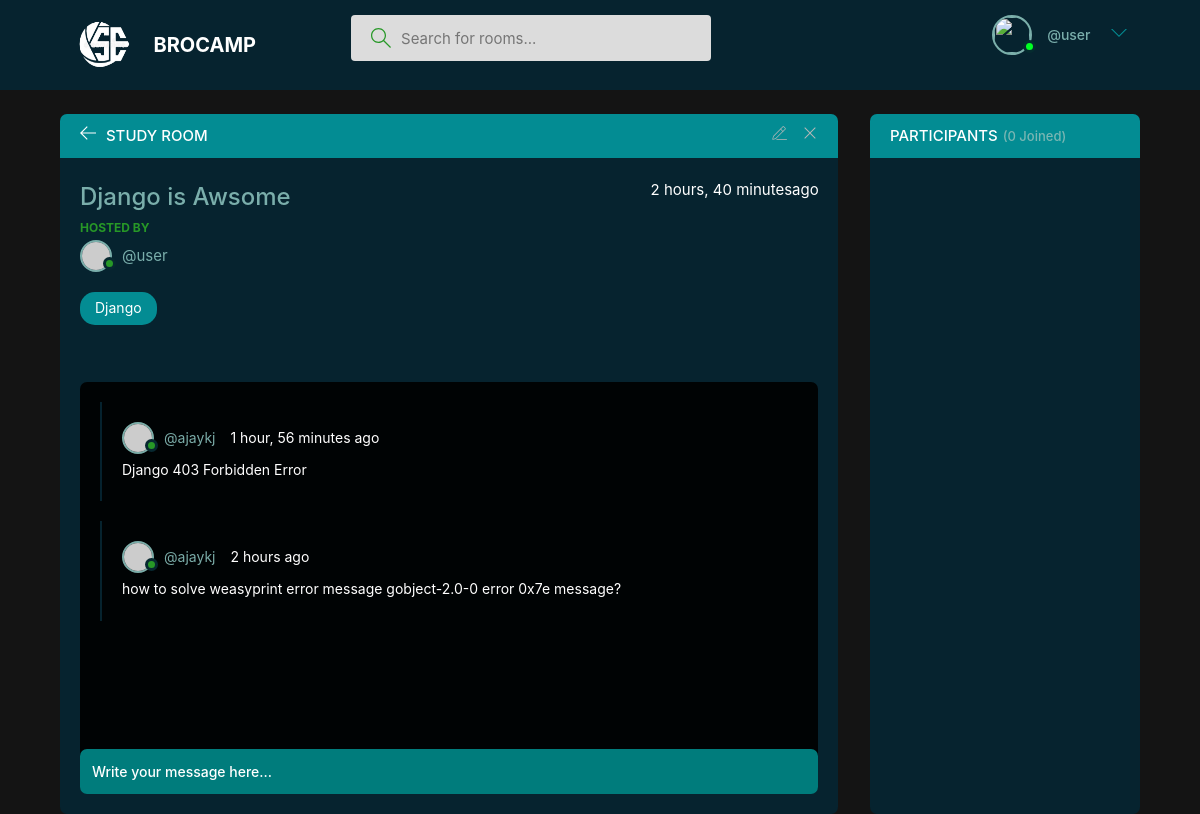
The page /room/18/ (signed in) on the database its author committed.
### base/models.py (models this page shows, shortened)
class Room(models.Model):
    host = models.ForeignKey(User, on_delete=models.SET_NULL,null=True)
    topic = models.ForeignKey(Topic, on_delete=models.SET_NULL,null=True)
    name=models.CharField(max_length=200)
    description = models.TextField(null=True, blank=True)
    participants = models.ManyToManyField(User,related_name='participants', blank=True)
    updated = models.DateTimeField(auto_now=True)
    created = models.DateTimeField(auto_now_add=True)
    class Meta:
        ordering = ['-updated','-created']

class Topic(models.Model):
    name=models.CharField(max_length=200)
    def __str__(self):
        return self.name

class Message(models.Model):
    user = models.ForeignKey(User,on_delete=models.CASCADE)
    room = models.ForeignKey(Room, on_delete=models.CASCADE)
    body = models.TextField()
    updated = models.DateTimeField(auto_now=True)
    created = models.DateTimeField(auto_now_add=True)
    class Meta:
        ordering = ['-updated','-created']

### base/views.py (the view, shortened to what this page needs)
# urls.py: path('room/<str:pk>/',views.room,name='room'),
def room(request, pk):
    room = Room.objects.get(id=pk)
    room_messages = room.message_set.all()
    participants = room.participants.all()
    context = {'room': room, 'room_messages': room_messages,
               'participants': participants}
    return render(request, 'base/room.html', context)

### base/templates/base/room.html (shortened to what this page needs)
{% extends 'index.html' %}
{% block content %}
<main class="profile-page layout layout--2">
  <div class="container">
    <div class="room">
      <div class="room__top">
        <div class="room__topLeft">
          <a href="{% url 'home' %}">
            <svg version="1.1" xmlns="http://www.w3.org/2000/svg" width="32" height="32" viewBox="0 0 32 32">
              <title>arrow-left</title>
              <path
                d="M13.723 2.286l-13.723 13.714 13.719 13.714 1.616-1.611-10.96-10.96h27.625v-2.286h-27.625l10.965-10.965-1.616-1.607z">
              </path>
            </svg>
          </a>
          <h3>Study Room</h3>
        </div>
        {% if room.host == request.user %}
        <div class="room__topRight">
          <a href="{% url 'update-room' room.id %}">
          </a>
          <a href="{% url 'delete-room' room.id %}">
            <svg version="1.1" xmlns="http://www.w3.org/2000/svg" width="32" height="32" viewBox="0 0 32 32">
              <title>remove</title>
              <path
                d="M27.314 6.019l-1.333-1.333-9.98 9.981-9.981-9.981-1.333 1.333 9.981 9.981-9.981 9.98 1.333 1.333 9.981-9.98 9.98 9.98 1.333-1.333-9.98-9.98 9.98-9.981z">
              </path>
            </svg>
          </a>
        </div>
        {% endif %}
      </div>
      <div class="room__box scroll">
        <div class="room__header scroll">
          <div class="room__info">
            <h3>{{room.name}}</h3>
            <span>{{room.created | timesince }}ago</span>
          </div>
          <div class="room__hosted">
            <p>Hosted By</p>
            <a href="{% url 'user-profile' room.host.id %}" class="room__author">
              <div class="avatar avatar--small">
                <img src="https://randomuser.me/api/portraits/men/37.jpg" />
              </div>
              <span>@{{room.host.username}}</span>
            </a>
          </div>
          <span class="room__topics">{{room.topic}}</span>
        </div>
        <div class="room__conversation">
          <div class="threads scroll">
            {% for message in room_messages %}
            <div class="thread">
              <div class="thread__top">
                <div class="thread__author">
                  <a href="{% url 'user-profile' message.user.id %}" class="thread__authorInfo">
                    <div class="avatar avatar--small">
                      <img src="https://randomuser.me/api/portraits/men/37.jpg" />
                    </div>
                    <span>@{{ message.user.username}}</span>
                  </a>
                  <span class="thread__date">{{message.created | timesince }} ago</span>
                </div>
              </div>
              <div class="thread__details">
                {{message.body}}
              </div>
            </div>
            {% endfor %}
          </div>
        </div>
      </div>
      <div class="room__message">
        <form method="POST" action="{% url 'add_message' room.id %}">
          <input name="message" placeholder="Write your message here..." />
        </form>
      </div>
    </div>
    <div class="participants">
      <h3 class="participants__top">Participants <span>({{participants.count}} Joined)</span></h3>
      <div class="participants__list scroll">
      </div>
    </div>
  </div>
</main>
{% endblock content %}

### templates/nav.html (shortened to what this page needs)
{% load static %}
<header class="header header--loggedIn">
  <div class="container">
    <a href="{% url 'home' %}" class="header__logo">
      <img src="{% static 'images/logo1.png' %}" style="width:60px; height:60px" />
      <h1>BROCAMP</h1>
    </a>
    {% if request.user.is_authenticated %}
    <form class="header__search" method="GET" action="{% url 'home' %}">
      <label>
        <input name="q" placeholder="Search for rooms..." />
      </label>
    </form>
    {% endif %}
    <nav class="header__menu">
      {% if request.user.is_authenticated %}
      <div class="header__user">
        <a href="">
          <div class="avatar avatar--medium active">
            <img
              src="https://images.unsplash.com/photo-1511367461989-f85a21fda167?ixlib=rb-1.2.1&ixid=MnwxMjA3fDB8MHxzZWFyY2h8NXx8cHJvZmlsZXxlbnwwfHwwfHw%3D&w=1000&q=80" />
          </div>
          <p><span>@{{request.user.username}}</span></p>
        </a>
        <button class="dropdown-button">
          <svg version="1.1" xmlns="http://www.w3.org/2000/svg" width="32" height="32" viewBox="0 0 32 32">
            <title>chevron-down</title>
            <path d="M16 21l-13-13h-3l16 16 16-16h-3l-13 13z"></path>
          </svg>
        </button>
      </div>
      {% else %}
      <a href="{% url 'login' %}">
        <img src="{% static 'images/avatar.svg' %}" />
        <p>Login</p>
      </a>
      {% endif %}
    </nav>
  </div>
</header>

### rows shown on the page
Room: name "Django is Awsome", created "2 hours, 40 minutes", host.username "user", topic "Django"
Message: user.username "ajaykj", created "1 hour, 56 minutes", body "Django 403 Forbidden Error"
Message: user.username "ajaykj", created "2 hours", body "how to solve weasyprint error message gobject-2.0-0 error 0x7e message?"

### other values the page prints
{{ request.user.username }} "user"
{{ participants.count }} "0"
